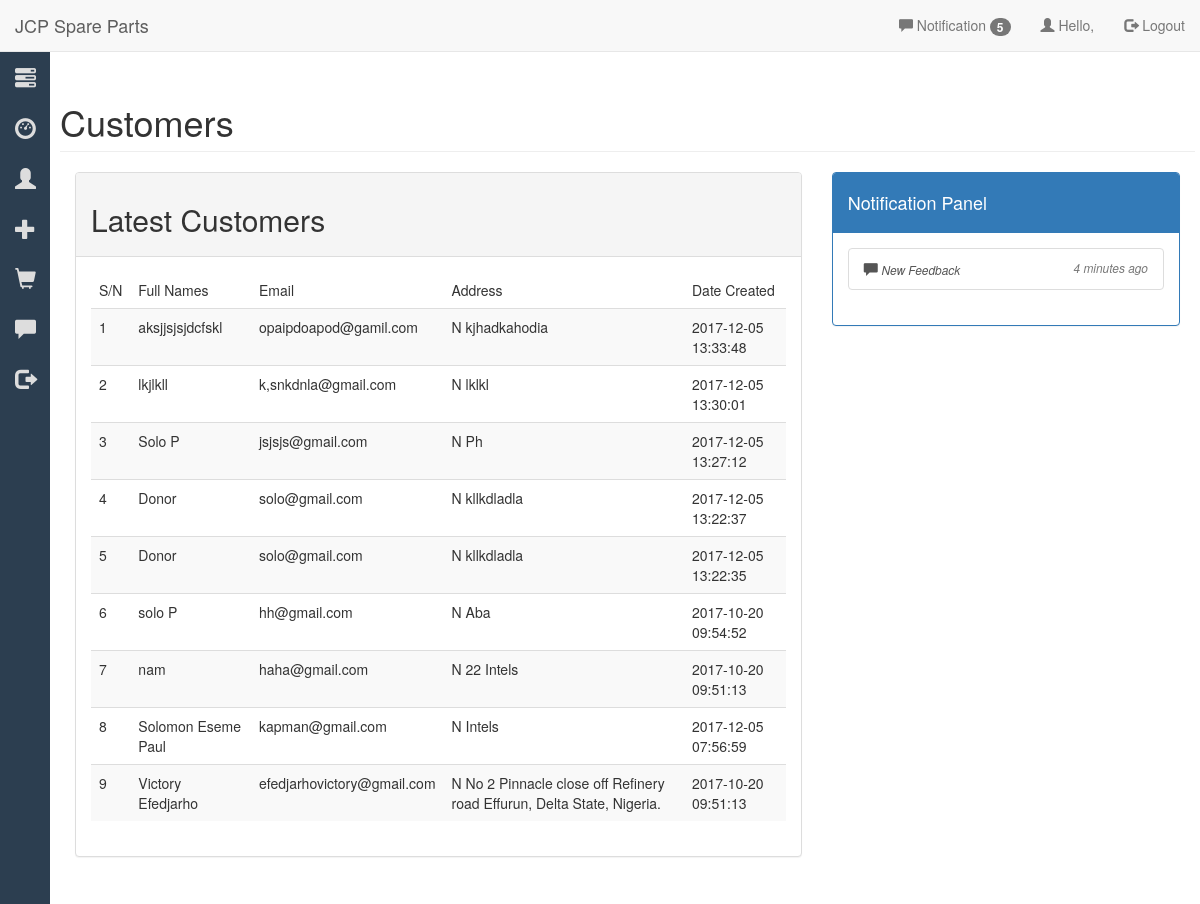
The app's page /Admin/customers.php with its own data.
### tables this page shows
CREATE TABLE `users` (
  `user_id` int(11) NOT NULL,
  `f_name` varchar(255) NOT NULL,
  `username` varchar(225) NOT NULL,
  `user_password` varchar(30) NOT NULL,
  `user_email` varchar(50) NOT NULL,
  `user_address1` text NOT NULL,
  `user_address2` text NOT NULL,
  `phone_number` varchar(20) NOT NULL,
  `user_role` int(11) NOT NULL DEFAULT '0',
  `dateCreated` timestamp NOT NULL DEFAULT CURRENT_TIMESTAMP ON UPDATE CURRENT_TIMESTAMP
);

### Admin/functions/users.php (called while the page is built, shortened)
<?php
function getDBRows($row, $orderBy) {
    global $con;
    if ($row == "users") {
        $data1 = mysqli_query($con, "SELECT * FROM $row WHERE user_role = 0 ORDER BY $orderBy DESC LIMIT 10");
    } else {
        $data1 = mysqli_query($con, "SELECT * FROM $row ORDER BY $orderBy DESC LIMIT 20");
    }
    return($data1);
}

### Admin/customers.php (the view, shortened to what this page needs)
<!DOCTYPE html>
<html>
    <head>
        <?php include('include/head.php'); ?>
        <?php include('include/head.php'); ?>
    </head>
    <body>
        <div id="wrapper">
            <nav class="navbar navbar-default navbar-static-top" role = "navigation" style="margin-bottom: 0px">
                <?php include ('./include/menuHeader.php'); ?>
            </nav>
            <div id="sidebar-menu-wrapper">
                <?php include('./include/sidebar.php'); ?>
            </div>
            <div id="page-content-wrapper" class="container">
                <div class = "r">
                    <div class="row">
                        <div class="col-lg-12">
                            <h1 class="page-header">Customers</h1>
                        </div>
                    </div>
                    <div class="container-fluid" id="dashboard">
                        <div class="row">
                            <div class="col-md-8">
                                <div class="panel panel-default">
                                    <div class="panel-heading">
                                        <h2>Latest Customers</h2>
                                    </div>
                                    <div class="panel-body">
                                        <div class = "table-responsive">
                                            <table class="table table-hover table-striped">
                                                <thead class="">
                                                    <tr>
                                                        <td>S/N</td>
                                                        <td>Full Names</td>
                                                        <td>Email</td>
                                                        <td>Address</td>
                                                        <td>Date Created</td>
                                                    </tr>
                                                </thead>
                                                <tbody>
                                                    <?php
                                                    $data = getDBRows('users', 'User_ID');
                                                    $count = 1;
                                                    while ($query_run = mysqli_fetch_assoc($data)) {
                                                        echo '<tr>
                                                        <td>';
                                                        ?>
                                                        <?php echo $count++; ?>
                                                        <?php echo '
                                                        </td>
                                                        <td>';
                                                        ?>
                                                        <?php echo $query_run['f_name']; ?>
                                                        <?php echo '
                                                        </td>
                                                         <td>';
                                                        ?>
                                                        <?php echo $query_run['user_email']; ?>
                                                        <?php echo '
                                                        </td>
                                                         <td>';
                                                        ?>
                                                        <?php echo 'N ' . $query_run['user_address1']; ?>
                                                        <?php echo '
                                                        </td>
                                                         <td>';
                                                        ?>
                                                        <?php echo $query_run['dateCreated']; ?>
                                                        <?php
                                                        echo '
                                                        </td>
                                                    </tr>
                                                 ';
                                                    }
                                                    ?>
                                                </tbody>
                                            </table>
                                        </div>
                                    </div>
                                </div>
                            </div>
                            <div class="col-md-4">
                                <?php include('./include/notification.php'); ?>
                            </div>
                        </div>
                    </div>
                </div>
            </div>
        </div>
    </body>
</html>

### Admin/css/css.css (style rules this page uses)
#sidebar-menu-wrapper { top:-10px; height:200%; }
#page-content-wrapper, #orderpage { width:100%; position: absolute; margin: 10px; padding-left: 50px; }

### records on screen
users: f_name "aksjjsjsjdcfskl", user_email "opaipdoapod@gamil.com", user_address1 "kjhadkahodia", dateCreated "2017-12-05 13:33:48"
users: f_name "lkjlkll", user_email "k,snkdnla@gmail.com", user_address1 "lklkl", dateCreated "2017-12-05 13:30:01"
users: f_name "Solo P", user_email "jsjsjs@gmail.com", user_address1 "Ph", dateCreated "2017-12-05 13:27:12"
users: f_name "Donor", user_email "solo@gmail.com", user_address1 "kllkdladla", dateCreated "2017-12-05 13:22:37"
users: f_name "Donor", user_email "solo@gmail.com", user_address1 "kllkdladla", dateCreated "2017-12-05 13:22:35"
users: f_name "solo P", user_email "hh@gmail.com", user_address1 "Aba", dateCreated "2017-10-20 09:54:52"
users: f_name "nam", user_email "haha@gmail.com", user_address1 "22 Intels", dateCreated "2017-10-20 09:51:13"
users: f_name "Solomon Eseme Paul", user_email "kapman@gmail.com", user_address1 "Intels", dateCreated "2017-12-05 07:56:59"
users: f_name "Victory Efedjarho", user_email "efedjarhovictory@gmail.com", user_address1 "No 2 Pinnacle close off Refinery road Effurun, Delta State, Nigeria.", dateCreated "2017-10-20 09:51:13"
